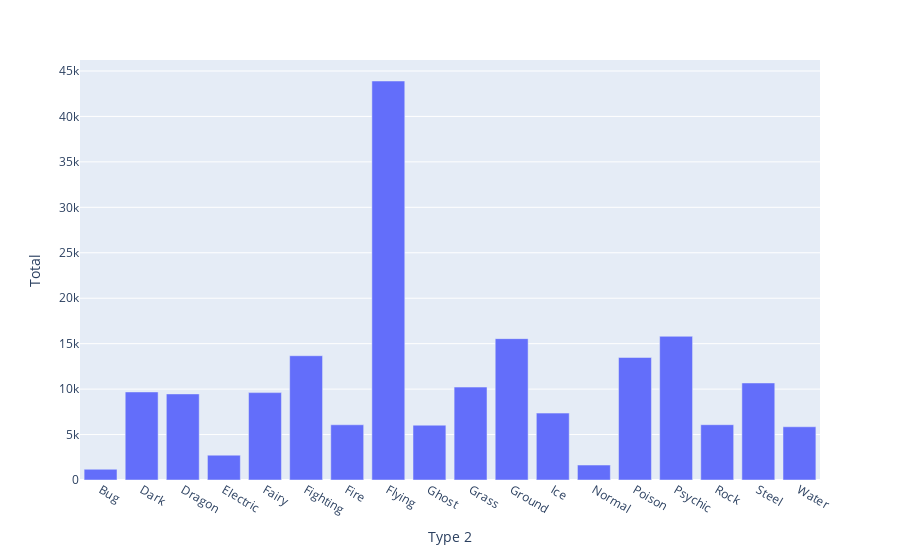

The cell this chart's notebook holds for it:
### Code cell
df3 = df.groupby(by='Type 2')['Total'].sum().reset_index()
px.bar(df3,x='Type 2',y='Total')

### Figure 1 — Plotly figure (JSON) as saved in the notebook; plotly's stock layout.template omitted (floating-point values rounded to 4 significant figures)
{"data": [{"alignmentgroup": "True", "hovertemplate": "Type 2=%{x}<br>Total=%{y}<extra></extra>", "legendgroup": "", "marker": {"color": "#636efa", "pattern": {"shape": ""}}, "name": "", "offsetgroup": "", "orientation": "v", "showlegend": false, "textposition": "auto", "type": "bar", "x": ["Bug", "Dark", "Dragon", "Electric", "Fairy", "Fighting", "Fire", "Flying", "Ghost", "Grass", "Ground", "Ice", "Normal", "Poison", "Psychic", "Rock", "Steel", "Water"], "xaxis": "x", "y": [1180, 9688, 9471, 2732, 9613, 13672, 6075, 43897, 6030, 10223, 15552, 7360, 1646, 13481, 15809, 6085, 10675, 5855], "yaxis": "y"}], "layout": {"barmode": "relative", "legend": {"tracegroupgap": 0}, "margin": {"t": 60}, "xaxis": {"anchor": "y", "domain": [0, 1], "title": {"text": "Type 2"}}, "yaxis": {"anchor": "x", "domain": [0, 1], "title": {"text": "Total"}}}}
